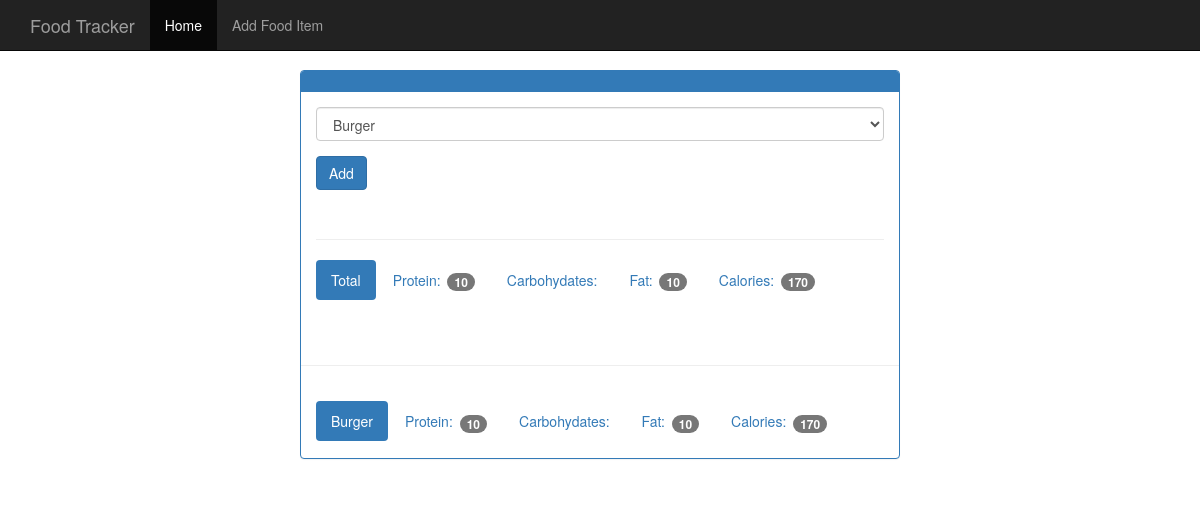
/view/20201212, run on the app's committed database.
### tables this page shows
CREATE TABLE food (
    id INTEGER PRIMARY KEY AUTOINCREMENT,
    name text NOT NULL,
    protein INTEGER NOT NULL,
    carbohydrates INTEGER NOT NULL,
    fat INTEGER NOT NULL,
    calories INTEGER NOT NULL
);

### app.py (the view)
@app.route('/view/<date>', methods=['POST', 'GET'])  # date should be YYYYMMDD
def view(date):
    db = get_db()
    log_date_cursor = db.execute(
        'select id, entry_date from log_date where entry_date = ?', [date])
    date_result = log_date_cursor.fetchone()
    if request.method == 'POST':
        food = request.form['food_select']
        food_id = date_result['id']
        db.execute('insert into food_date (food_id, log_date_id) values (?,?)', [
            food, food_id])
        db.commit()
    d = datetime.strptime(str(date_result['entry_date']), '%Y%m%d')
    pretty_date = datetime.strftime(d, '%B %d, %Y')
    food_cursor = db.execute('select id, name from food')
    food_results = food_cursor.fetchall()
    log_cur = db.execute(
        'select food.name, food.protein, food.carbohydrates, food.fat, food.calories from log_date left join food_date on food_date.log_date_id = log_date.id left join food on food.id = food_date.food_id where log_date.entry_date = ?', [date])
    log_results = log_cur.fetchall()
    totals = {
        'protein': 0,
        'carbohydrates': 0,
        'fat': 0,
        'calories': 0
    }
    for food in log_results:
        totals['protein'] += food['protein']
        totals['carbohydrates'] += food['carbohydrates']
        totals['fat'] += food['fat']
        totals['calories'] += food['calories']
    return render_template('day.html', entry_date=date_result['entry_date'], pretty_date=pretty_date, foods=food_results, log_results=log_results, totals=totals)

### database.py (called while the page is built)
def connect_db():
    sql = sqlite3.connect('./data.db')
    sql.row_factory = sqlite3.Row
    return sql

def get_db():
    if not hasattr(g, 'sqlite3_db'):
        g.sqlite_db = connect_db()
    return g.sqlite_db

### templates/day.html (shortened to what this page needs)
{%extends 'master.html'%}  b
{%block content%}
        <div>
          <div class="panel panel-primary">
            <div class="panel-heading">
            </div>
            <div class="panel-body">
              <form method="POST" action="{{url_for('view',date=entry_date)}}">
                <div class="form-group">
                  <select class="form-control" name="food_select">
                    {%for food in foods%}
                    <option value={{food.id}}>{{food.name}}</option>
                    {%endfor%}
                  </select>
                </div>
                <button type="submit" class="btn btn-primary">Add</button>
              </form>
              <div class="page-header"></div>
              <ul class="nav nav-pills" role="tablist">
                <li class="active"><a>Total</a></li>
                <li><a>Protein: <span class="badge">{{totals.protein}}</span></a></li>
                <li><a>Carbohydates: </a></li>
                <li><a>Fat: <span class="badge">{{totals.fat}}</span></a></li>
                <li><a>Calories: <span class="badge">{{totals.calories}}</span></a></li>
              </ul>
            </div>
            <div class="page-header"></div>
{%for food in log_results %}
            <div class="panel-body">
              <ul class="nav nav-pills" role="tablist">
                <li class="active"><a>{{food.name}}</a></li>
                <li><a>Protein: <span class="badge">{{food.protein}}</span></a></li>
                <li><a>Carbohydates: </a></li>
                <li><a>Fat: <span class="badge">{{food.fat}}</span></a></li>
                <li><a>Calories: <span class="badge">{{food.calories}}</span></a></li>
              </ul>
            </div>
            {%endfor%}
          </div>
        </div>
      </div>
{%endblock content%}

### static/css/theme.css (style rules this page uses)
body { padding-top: 70px; padding-bottom: 30px; }

### data on the page
food: name "Burger", protein "10", fat "10", calories "170"

### other printed values
{{ totals.protein }} "10"
{{ totals.fat }} "10"
{{ totals.calories }} "170"
form field food_select "Burger"
